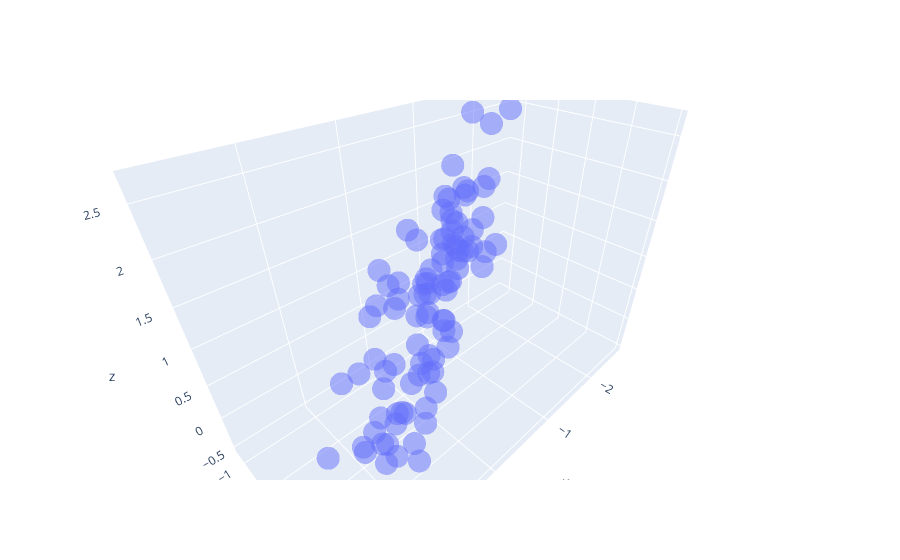

Write notebook code for a chart like this one.
### Code cell
# Plot our data
import plotly.graph_objects as go
fig = go.Figure(data=[go.Scatter3d(x=x, y=y, z=z,mode='markers', marker=dict(size=8,opacity=0.5), name="data" )])
fig.update_layout( xaxis_title="x", yaxis_title="y", yaxis = dict(scaleanchor = "x",scaleratio = 1) )
fig.show()
